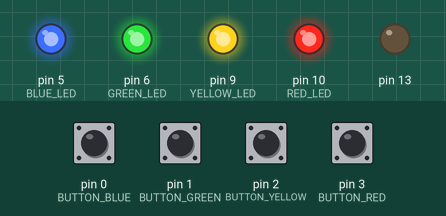
The sketch below on a simulated Arduino Uno, built with avr-gcc and run on an emulated ATmega328P. On the bench: output pins drawn as LEDs (lit = HIGH). Dashed ring = blinking. The test bench sets the inputs (shaded band); at power-on: pin 0 (BUTTON_BLUE), pin 1 (BUTTON_GREEN), pin 2 (BUTTON_YELLOW), pin 3 (BUTTON_RED) HIGH.

Above: at 0.01 s.
At 1.4 s:
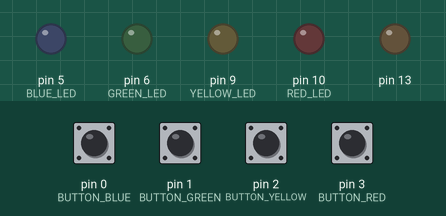
1.5 s: pin 0 (BUTTON_BLUE) pulled LOW for 0.15 s
At 1.9 s:
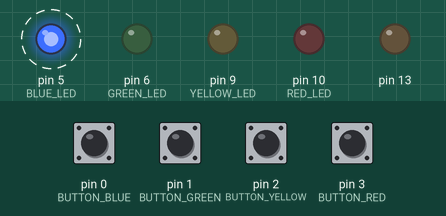
Timing chart, 0 to 12.5 s (numbered marks = the images above; inputs shaded):
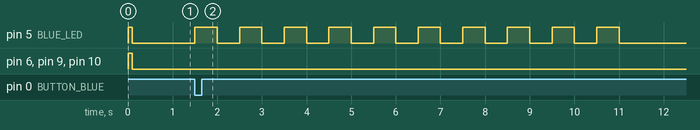

The sketch:

FourLEDsSequencingarduinoLib.ino
```cpp
#define	RED_LED				10
#define	YELLOW_LED			9
#define	GREEN_LED			6
#define BLUE_LED			5

#define BUTTON_RED 			3
#define BUTTON_YELLOW 		2
#define BUTTON_GREEN 		1
#define BUTTON_BLUE 		0


#define PRESSED				0
#define UNPRESSED			1

uint8_t	 BlueState = HIGH;
uint8_t  lastBlueState = HIGH;
uint8_t	 GreenState = HIGH;
uint8_t  lastGreenState = HIGH;

int LEDindex = 0;
uint8_t savedLEDs[10] = {BLUE_LED,
                         BLUE_LED,
                         BLUE_LED,
                         BLUE_LED,
                         BLUE_LED,
                         BLUE_LED,
                         BLUE_LED,
                         BLUE_LED,
                         BLUE_LED,
                         BLUE_LED};

uint8_t typeLED[4] = {RED_LED,
                      YELLOW_LED,
                      GREEN_LED,
                      BLUE_LED};


volatile uint32_t	MainEventFlags = 0;
#define Flag_BUTTON_YELLOW	0x01
#define Flag_BUTTON_RED		0x02

void setup()
{
  pinMode(13, OUTPUT);
  pinMode(RED_LED, OUTPUT);
  pinMode(YELLOW_LED, OUTPUT);
  pinMode(GREEN_LED, OUTPUT);
  pinMode(BLUE_LED, OUTPUT);

  pinMode(BUTTON_RED, INPUT_PULLUP);
  pinMode(BUTTON_YELLOW, INPUT_PULLUP);
  pinMode(BUTTON_GREEN, INPUT_PULLUP);
  pinMode(BUTTON_BLUE, INPUT_PULLUP);

  attachInterrupt(digitalPinToInterrupt(BUTTON_YELLOW), yellow_ButtonISR, FALLING);
  attachInterrupt(digitalPinToInterrupt(BUTTON_RED), red_ButtonISR, FALLING);

  digitalWrite(GREEN_LED, HIGH);
  digitalWrite(RED_LED, HIGH);
  digitalWrite(YELLOW_LED, HIGH);
  digitalWrite(BLUE_LED, HIGH);
  delay(100);
  digitalWrite(GREEN_LED, LOW);
  digitalWrite(RED_LED, LOW);
  digitalWrite(YELLOW_LED, LOW);
  digitalWrite(BLUE_LED, LOW);
  delay(100);


}

void loop()
{

/*  for sequencing
  digitalWrite(RED_LED, !digitalRead(BUTTON_RED));
  digitalWrite(GREEN_LED, !digitalRead(BUTTON_GREEN));
  digitalWrite(YELLOW_LED, !digitalRead(BUTTON_YELLOW));
  digitalWrite(BLUE_LED, !digitalRead(BUTTON_BLUE));

  */


  if(MainEventFlags & Flag_BUTTON_RED){
  	delay(30);
    MainEventFlags &= ~Flag_BUTTON_RED;
    if (!digitalRead(BUTTON_RED)){
      //Do the action
      addLED(RED_LED);
  	}
  }


  if(MainEventFlags & Flag_BUTTON_YELLOW){
  	delay(30);
    MainEventFlags &= ~Flag_BUTTON_YELLOW;
    if (!digitalRead(BUTTON_YELLOW)){
      //Do the action
      addLED(YELLOW_LED);
  	}
  }


  BlueState = digitalRead(BUTTON_BLUE);
  GreenState = digitalRead(BUTTON_GREEN);

  if (BlueState != lastBlueState) {

    if (!BlueState) {
      for (int i = 0; i < sizeof(savedLEDs); i++){
        digitalWrite(savedLEDs[i], !digitalRead(savedLEDs[i]));
        delay(500);
        digitalWrite(savedLEDs[i], !digitalRead(savedLEDs[i]));
        delay(500);
        savedLEDs[i] = BLUE_LED;
      }
      LEDindex = 0;
    }
        delay(50);
  }

  if (GreenState != lastGreenState) {

    if (!GreenState) {
      //button HIGH
     	addLED(GREEN_LED);
    }
        delay(50);
  }

  lastBlueState = BlueState;
  lastGreenState = GreenState;
}


void addLED(uint8_t LEDtoAdd){
  if(LEDindex <= 9){
    savedLEDs[LEDindex] = LEDtoAdd;
  	LEDindex += 1;
  }

}


void yellow_ButtonISR(){
  MainEventFlags |= Flag_BUTTON_YELLOW;

}

void red_ButtonISR(){
  MainEventFlags |= Flag_BUTTON_RED;
}
```

Measured:
- after the input at 1.5 s, pin 5 (BLUE_LED): alternates HIGH for 0.50 s and LOW for 0.50 s, 20 changes in all, then stays LOW, starting at once
